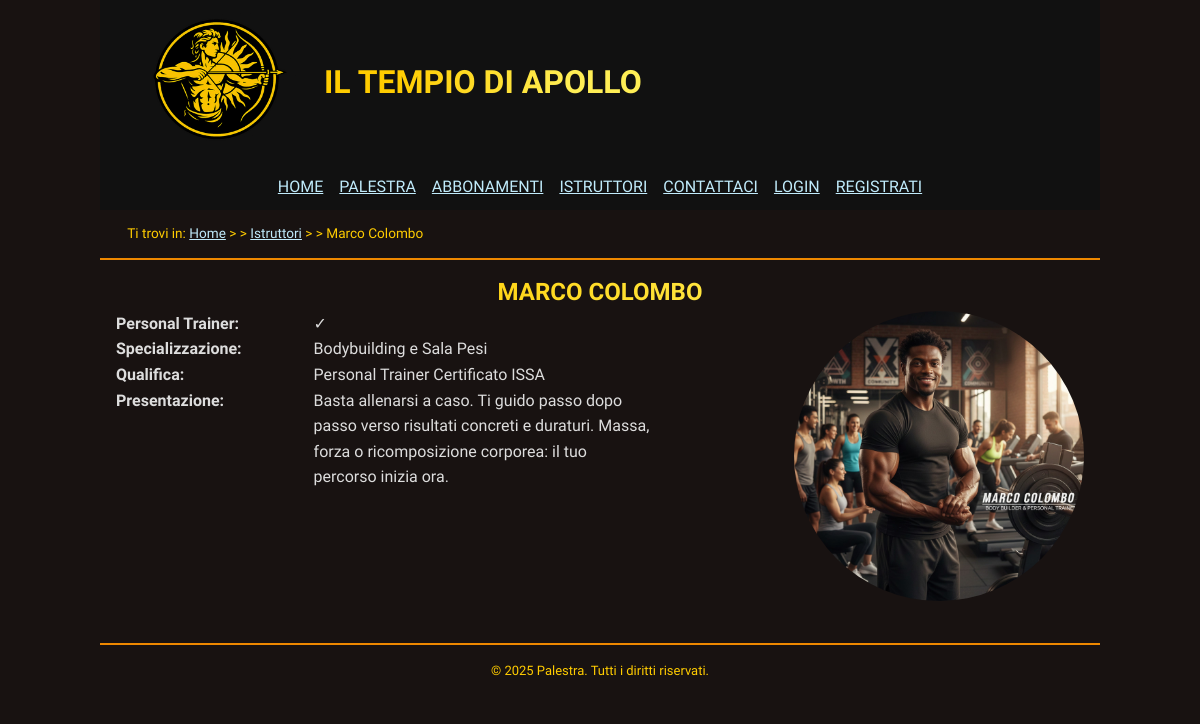
The page /html/profilo-istruttore.php?id=9 on the database its author committed.
### tables this page shows
CREATE TABLE Istruttore (
    id_utente BIGINT UNSIGNED PRIMARY KEY REFERENCES Utente(id_utente) ON DELETE CASCADE,
    specializzazione VARCHAR(100),
    qualifica VARCHAR(100),
    telefono VARCHAR(20),
    presentazione VARCHAR(255)
);

CREATE TABLE Personal_Trainer (
    id_istruttore BIGINT UNSIGNED PRIMARY KEY REFERENCES Istruttore(id_utente) ON DELETE CASCADE
);

CREATE TABLE Utente (
    id_utente SERIAL PRIMARY KEY,
    nome VARCHAR(100) NOT NULL,
    cognome VARCHAR(100) NOT NULL,
    email VARCHAR(100) UNIQUE NOT NULL,
    password_hash VARCHAR(255) NOT NULL 
);

### html/profilo-istruttore.php (the view, shortened to what this page needs)
<?php
require "../internal/db_connection.php";
$templateIstruttore = file_get_contents('../internal/profilo-istruttore.html');
$idIstruttore = -1;
if (isset($_GET['id'])) {
    $idIstruttore = (int)$_GET['id'];
}
$query = "SELECT *
    FROM Istruttore
    JOIN Utente on Utente.id_utente = Istruttore.id_utente
    LEFT JOIN Personal_Trainer on Istruttore.id_utente = Personal_Trainer.id_istruttore
    WHERE Utente.id_utente = ?";
$stmt = $conn->prepare($query);
$stmt->bind_param('i', $idIstruttore);
$stmt->execute();
$result = $stmt->get_result();
while ($row = $result->fetch_array(MYSQLI_ASSOC)) {
    $output = $templateIstruttore;
    $isPt = $row['id_istruttore'] == null ? '&cross;' : '&check;';
    $output = str_replace("[ID Istruttore]", $idIstruttore, $output);
    $output = str_replace("[Nome Istruttore]", htmlspecialchars($row['nome'] . ' ' . $row['cognome']), $output);
    $output = str_replace("[È PT]", $isPt, $output);
    $output = str_replace("[Specializzazione Istruttore]", htmlspecialchars($row['specializzazione']), $output);
    $output = str_replace("[Qualifica Istruttore]", htmlspecialchars($row['qualifica']), $output);
    $output = str_replace("[Presentazione Istruttore]", htmlspecialchars($row['presentazione']), $output);
    echo $output;
}

### html/css/style.css (style rules this page uses)
* { padding: 0; margin: 0; }
:root { --mainColorLight: #fe5; --mainColor: #fc0; --mainColorDark: #e80; --textColor: #ddd; --urlColor: #c0ebfb; --visitedUrlColor: #965cfd; --mainBackgroundColorDark: #111; --mainBackgroundColor: #181211; --mainBackgroundColorLight: #332; --headerGradient: linear-gradient(to right, var(--mainColor) 25%, var(--mainColorLight) 75%); }
html, body { font-size: 100%; font-family: "Lexend", "Roboto", sans-serif; line-height: 1.6em; }
body { color: var(--textColor); background-color: var(--mainBackgroundColor); max-width: 1000px; margin: auto; }
a:link { text-decoration: underline; color: var(--urlColor); }
a:link:has(.logo) { text-decoration: none; width: fit-content; display: inline; }
h1, h2, h3, h4, h5, h6 { font-weight: bold; background: var(--headerGradient); background-clip: text; color: transparent; -webkit-background-clip: text; -webkit-text-fill-color: transparent; text-shadow: none; }
h1, h2, h3 { text-align: center; text-transform: uppercase; padding: 0.2em 0.5em; }
strong { font-weight: normal; }
header { background-color: var(--mainBackgroundColorDark); }
footer { margin-top: 2em; padding: 1em; font-size: small; color: var(--mainColor); border-top: 2px solid var(--mainColorDark); text-align: center; }
header.intestazione { display: flex; flex-wrap: wrap; align-items: center; top: 0; position: sticky; z-index: 999; padding: 0.5em 2em; text-transform: uppercase; }
.intestazione .logo { width: 156px; display: inline; vertical-align: middle; padding: .2em .5em; }
.intestazione h1 { display: inline; width: fit-content; flex: 1 1 auto; }
#menu { display: flex; justify-content: space-around; margin: 0 auto; }
#menu ul { display: flex; flex-wrap: wrap; list-style: none; }
#menu li { margin: .2em .5em; }
#breadcrumb { color: var(--mainColor); padding: 0.8em 2em; font-size: 0.85em; border-bottom: 2px solid var(--mainColorDark); }
:root { --reviewImageSize: 10em; }
:root { --apollo-gradient: linear-gradient(135deg, #ffcc00 0%, #ff6a00 100%); --fire-gradient: linear-gradient(135deg, #ff4e50 0%, #f9d423 100%); --gold: #ffcc00; --orange: #ff6a00; --glow-gold: 0 0 20px rgba(255, 204, 0, 0.3); --shadow-card: 0 10px 30px rgba(0, 0, 0, 0.8); --radius: 12px; }
.dati-pt { padding: 1em; overflow: auto; }
.dati-pt dt:not(:first-child) { display: inline-block; font-weight: bold; width: 20%; }
.dati-pt dt:not(:first-child)::after, .dati-risultato-short dt:not(:first-child)::after { content: ":"; }
.dati-pt dd:not(:nth-child(2)) { display: inline-block; width: 35%; vertical-align: top; }
.dati-pt dd .img-pt { float: right; width: 30%; border-radius: 50%; }

### html/css/mini.css (style rules this page uses)
:root { --hamburgerWidth: 2.3em; --hamburgerHeight: 1.8em; --hamburgerTopPos: 20px; --hamburgerLeftPos: 20px; --hamburgerSliceHeight: 5px; --hamburgerPrecisionOffset: 20px; --mobileMenuBackgroundColor: #111111F0; --logoHeight: calc(var(--hamburgerHeight) * 2); --mobileMenuToggleSpeed: .1s; }
body { max-width: 768px; }
header.intestazione { overflow-x: clip; background-color: #ffffff00; flex-direction: column; padding: 0; margin: 0; gap: 0; }
.intestazione-bg { display: flex; width: 100%; background-color: var(--mainBackgroundColorDark); border-bottom: 2px solid var(--mainColor); }
.intestazione h1 { position: absolute; left: 2000px; }
.intestazione .logo { width: var(--logoHeight); padding: 0; margin-top: 5px; }
a:link:has(.logo) { margin-left: auto; display: inline-block; }
#menu { display: flex; flex-wrap: wrap; width: fit-content; background-color: #fff; padding-right: 0; margin-left: 0; justify-content: left; }
#menu ul { gap: 1em; flex-wrap: wrap; justify-content: center; }
#menu li { margin: .2em 1em; }
#menu input[type="checkbox"]~ul { transform: translateX(-150%); transition: transform var(--mobileMenuToggleSpeed) ease-out; }
#menu input[type="checkbox"]~ul { display: flex; flex-direction: column; justify-content: flex-start; background-color: var(--mobileMenuBackgroundColor); border-right: 2px solid var(--mainColorLight); max-width: fit-content; margin-left: -100px; padding-left: 100px; padding-top: 1em; height: 100vh; position: fixed; }
.dati-pt dd .img-pt { float: initial; display: block; margin: 1em auto 2em; width: 60%; }
.dati-pt dt:not(:first-child) { display: block; margin: auto; width: 90%; }
.dati-pt dd:not(:first-child) { display: block; margin: auto; width: 90%; }

### rows shown on the page
istruttore: presentazione+qualifica+specializzazione (picture), output "HOME PALESTRA ABBONAMENTI ISTRUTTORI CONTATTACI LOGIN REGISTRATI Ti trovi in: Home > > Istruttori > > Marco Colombo Personal Trainer ✓ Specializzazione Bodybuilding e Sala Pesi Qualifica Personal Trainer Certificato ISSA Presentazione Basta allenarsi a caso. Ti guido passo dopo passo verso risultati concreti e duraturi. Massa, forza o ricomposizione corporea: il tuo percorso inizia ora. © 2025 Palestra. Tutti i diritti riservati."
